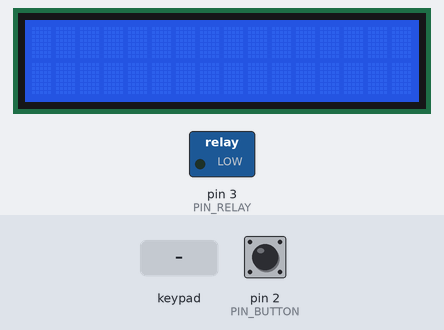
Recording of a sketch running on a simulated Arduino Uno, built with avr-gcc and run on an emulated ATmega328P. On the bench: 16×2 character LCD, switched loads named in the sketch (green lamp = pin HIGH). The test bench sets the inputs (shaded band); at power-on: pin 2 (PIN_BUTTON) HIGH.

Above: at 1.2 s.
1.3 s: keypad keys 1 2 2 0 2 4 # pressed 0.4 s apart
At 4.5 s:
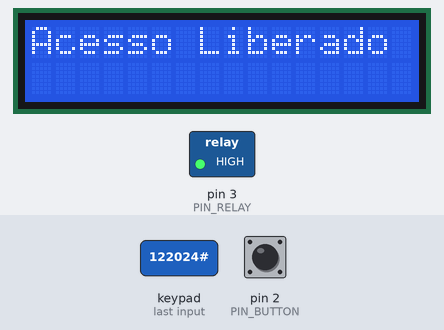
6.2 s: key '#' pressed
At 7.0 s:
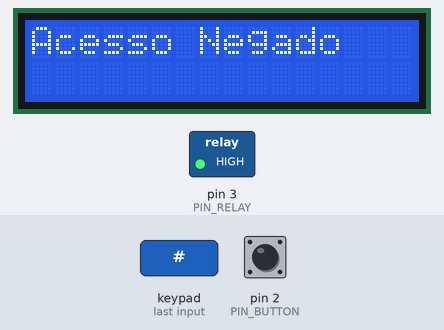
8.7 s: pin 2 (PIN_BUTTON) pulled LOW for 0.15 s
At 9.4 s:
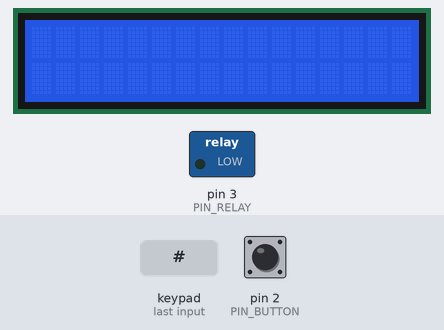
10.3 s: keypad keys 1 3 9 7 2 2 # pressed 0.4 s apart
At 13.3 s:
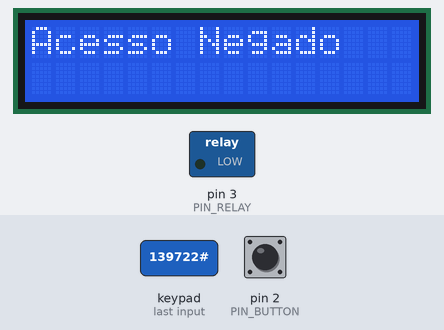
15.2 s: key '#' pressed
At 16.3 s:
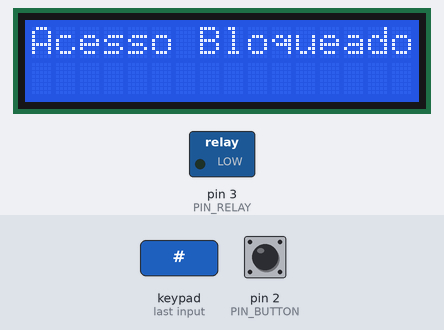
Timing chart, 0 to 17.7 s (numbered marks = the images above; inputs shaded):
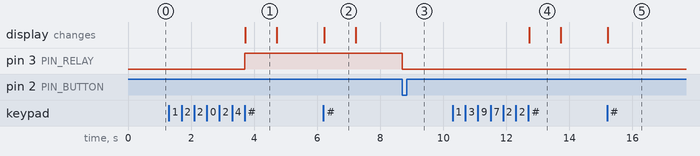

Measured:
- after the input at 1.3 s, pin 3 (PIN_RELAY): LOW → HIGH after 2.4 s; the display: changes after 2.4 s (image 1)
- after the input at 6.2 s, the display: changes at once (image 2)
- after the input at 8.7 s, pin 3 (PIN_RELAY): HIGH → LOW at once
- after the input at 10.3 s, the display: changes after 2.4 s (image 4)
- after the input at 15.2 s, the display: changes at once (image 5)
- what the display in image 1 shows lasts 1.0 s, from 3.7 s to 4.7 s

The sketch:

KeyPadAccess.ino
```cpp
// INCLUSÃO DE BIBLIOTECAS
#include <Keypad.h>
#include <LiquidCrystal_I2C.h>

// VARIAVEIS GLOBAIS
const int MAX_ATTEMPTS = 3; // Número máximo de tentativas
const char *CORRECT_CODE = "122024"; // Código correto
const byte PIN_RELAY = 3; // Pino do Relé
const byte PIN_BUTTON = 2; // Pino do Botão
unsigned int LAST_KEY_TIME = 0; // Define o Tempo Anterior
unsigned int DEBOUNCE_BUTTON = 50; // Debounce do Botão

LiquidCrystal_I2C lcd(0x27, 16, 2); // Endereço do I2C e dimensões do LCD (colunas, linhas)

// TECLAS DO KEYPAD
char keyMap[][4] = {
  {'1','2','3','A'},
  {'4','5','6','B'},
  {'7','8','9','C'},
  {'*','0','#','D'}
};

// CONFIGURAÇÃO DO KEYPAD
byte rows[] = {12, 11, 10, 9};
byte cols[] = {7, 6, 5, 4};
int rowCount = sizeof(rows) / sizeof(rows[0]);
int colCount = sizeof(cols) / sizeof(cols[0]);
Keypad kdp(makeKeymap(keyMap), rows, cols, rowCount, colCount);

// TENTATIVAS
String inputCode = ""; // Armazena o código digitado
int attempts = 0; // Contador de tentativas
bool accessBlocked = false; // Flag para indicar se o acesso está bloqueado

// SETUP INICIAL
void setup() {
  Serial.begin(9600); // Inicializa a Serial
  pinMode(PIN_RELAY, OUTPUT);
  pinMode(PIN_BUTTON, INPUT_PULLUP);
  lcd.begin(16, 2); // Inicializa o LCD com 16 colunas e 2 linhas
  lcd.backlight(); // Liga a luz de fundo do LCD
  digitalWrite(PIN_RELAY, LOW); // Garante que o relé comece apagado
}

// FUNÇÃO LOOP
void loop() {
  unsigned int currentTime = millis();
  if (digitalRead(PIN_BUTTON) == LOW && (currentTime - LAST_KEY_TIME) > DEBOUNCE_BUTTON) { // Botão pressionado
    digitalWrite(PIN_RELAY, LOW); // Desliga o relé
  }

  if (accessBlocked) {
    // Se o acesso está bloqueado, não faz nada além de verificar o botão
    return;
  }

  keyPadAccess(); // Chama a Função keyPadAccess
}

// FUNÇÃO DE ACESSO DO KEYPAD
void keyPadAccess() {
  char key = kdp.getKey(); // Captura a tecla do Keypad

  // SE CLICAR EM ALGUMA TECLA
  if (key != NO_KEY) {
    lcd.clear(); // Limpa o LCD para mostrar a nova mensagem

    if (key == '#') { // # É usado para confirmar o código
      if (inputCode == CORRECT_CODE) {
        inputCode = ""; // Reseta o código após sucesso
        attempts = 0; // Reseta as tentativas
        digitalWrite(PIN_RELAY, HIGH); // Liga o relé
        lcd.print("Acesso Liberado");
        clearLCD();
      } else {
        attempts++;
        if (attempts >= MAX_ATTEMPTS) {
          lcd.print("Acesso Bloqueado");
          accessBlocked = true; // Define a flag para bloquear o acesso
        } else {
          lcd.print("Acesso Negado");
          clearLCD();
        }
        inputCode = ""; // Reseta o código após falha
      }
    } else if (key == '*') { // * É usado para apagar o último caractere
      if (inputCode.length() > 0) {
        inputCode.remove(inputCode.length() - 1); // Remove o último caractere
      }
    } else {
      inputCode += key; // Adiciona a tecla digitada ao código
    }
  }
}

// LIMPA O DISPLAY
void clearLCD(){
  delay(1000); // Espera 1 segundo
  lcd.clear(); // Limpa o Display
}
```
